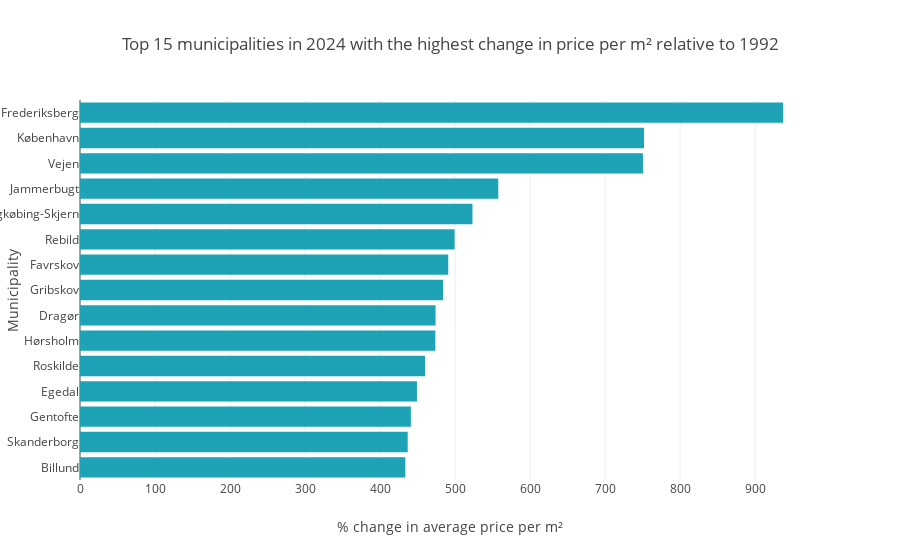

The notebook cell this image was saved under:
### Code cell
# Filtering the data and sorting in the appropriate order
data_for_plot = sales_data.copy()
data_for_plot = data_for_plot[data_for_plot["Year"] == max_hist].copy()
data_for_plot = data_for_plot[
    data_for_plot["Municipality"] != "National average"
].copy()
data_for_plot.sort_values("AvgSalesPriceChange", ascending=False, inplace=True)
data_for_plot.reset_index(inplace=True, drop=True)
data_for_plot = data_for_plot[:n_mncp_to_show].copy()
data_for_plot.sort_values("AvgSalesPriceChange", inplace=True)

# Plotting the data on a chart
fig = px.bar(
    data_for_plot,
    x="AvgSalesPriceChange",
    y="Municipality",
    orientation="h",
    title=f"Top {n_mncp_to_show} municipalities in {max_hist} with the highest change in price per m² relative to 1992",
    labels={
        "Municipality": "Municipality",
        "AvgSalesPriceChange": "% change in average price per m²",
    },
)
fig

### Figure 1 — Plotly figure (JSON) as saved in the notebook; plotly's stock layout.template omitted (floating-point values rounded to 4 significant figures)
{"data": [{"alignmentgroup": "True", "hovertemplate": "% change in average price per m²=%{x}<br>Municipality=%{y}<extra></extra>", "legendgroup": "", "marker": {"color": "#1ea2b5", "pattern": {"shape": ""}}, "name": "", "offsetgroup": "", "orientation": "h", "showlegend": false, "textposition": "auto", "type": "bar", "x": [433.6, 436.8, 441, 449.1, 459.8, 473.6, 473.9, 483.9, 490.8, 499.3, 523.1, 557.5, 750.3, 751.8, 937], "xaxis": "x", "y": ["Billund", "Skanderborg", "Gentofte", "Egedal", "Roskilde", "Hørsholm", "Dragør", "Gribskov", "Favrskov", "Rebild", "Ringkøbing-Skjern", "Jammerbugt", "Vejen", "København", "Frederiksberg"], "yaxis": "y"}], "layout": {"barmode": "relative", "legend": {"tracegroupgap": 0}, "title": {"text": "Top 15 municipalities in 2024 with the highest change in price per m² relative to 1992"}, "xaxis": {"anchor": "y", "domain": [0, 1], "title": {"text": "% change in average price per m²"}}, "yaxis": {"anchor": "x", "domain": [0, 1], "title": {"text": "Municipality"}}}}
